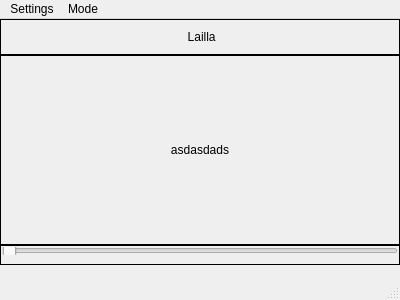
<?xml version="1.0" encoding="UTF-8"?>
<ui version="4.0">
 <class>MainWindow</class>
 <widget class="QMainWindow" name="MainWindow">
  <property name="geometry">
   <rect>
    <x>0</x>
    <y>0</y>
    <width>400</width>
    <height>300</height>
   </rect>
  </property>
  <property name="sizePolicy">
   <sizepolicy hsizetype="Fixed" vsizetype="Fixed">
    <horstretch>0</horstretch>
    <verstretch>0</verstretch>
   </sizepolicy>
  </property>
  <property name="minimumSize">
   <size>
    <width>400</width>
    <height>300</height>
   </size>
  </property>
  <property name="maximumSize">
   <size>
    <width>400</width>
    <height>300</height>
   </size>
  </property>
  <property name="windowTitle">
   <string>My Robot Online</string>
  </property>
  <property name="locale">
   <locale language="Korean" country="SouthKorea"/>
  </property>
  <widget class="QWidget" name="centralwidget">
   <property name="sizePolicy">
    <sizepolicy hsizetype="Preferred" vsizetype="Preferred">
     <horstretch>0</horstretch>
     <verstretch>0</verstretch>
    </sizepolicy>
   </property>
   <property name="maximumSize">
    <size>
     <width>400</width>
     <height>267</height>
    </size>
   </property>
   <property name="locale">
    <locale language="Korean" country="SouthKorea"/>
   </property>
   <widget class="QFrame" name="verticalFrame">
    <property name="enabled">
     <bool>true</bool>
    </property>
    <property name="geometry">
     <rect>
      <x>0</x>
      <y>0</y>
      <width>400</width>
      <height>246</height>
     </rect>
    </property>
    <property name="sizePolicy">
     <sizepolicy hsizetype="Preferred" vsizetype="Preferred">
      <horstretch>0</horstretch>
      <verstretch>0</verstretch>
     </sizepolicy>
    </property>
    <property name="maximumSize">
     <size>
      <width>400</width>
      <height>267</height>
     </size>
    </property>
    <property name="layoutDirection">
     <enum>Qt::LayoutDirection::LeftToRight</enum>
    </property>
    <property name="frameShape">
     <enum>QFrame::Shape::NoFrame</enum>
    </property>
    <property name="frameShadow">
     <enum>QFrame::Shadow::Plain</enum>
    </property>
    <property name="lineWidth">
     <number>1</number>
    </property>
    <layout class="QVBoxLayout" name="verticalLayout">
     <property name="spacing">
      <number>0</number>
     </property>
     <property name="leftMargin">
      <number>0</number>
     </property>
     <property name="topMargin">
      <number>0</number>
     </property>
     <property name="rightMargin">
      <number>0</number>
     </property>
     <property name="bottomMargin">
      <number>0</number>
     </property>
     <item>
      <widget class="QFrame" name="horizontalFrame_Top">
       <property name="maximumSize">
        <size>
         <width>400</width>
         <height>36</height>
        </size>
       </property>
       <property name="frameShape">
        <enum>QFrame::Shape::Box</enum>
       </property>
       <layout class="QHBoxLayout" name="horizontalLayout_Mid">
        <property name="leftMargin">
         <number>1</number>
        </property>
        <property name="rightMargin">
         <number>1</number>
        </property>
        <item>
         <widget class="QLabel" name="label_Name">
          <property name="maximumSize">
           <size>
            <width>400</width>
            <height>36</height>
           </size>
          </property>
          <property name="text">
           <string>&lt;Lv.1&gt; Lailla</string>
          </property>
          <property name="alignment">
           <set>Qt::AlignmentFlag::AlignCenter</set>
          </property>
         </widget>
        </item>
       </layout>
      </widget>
     </item>
     <item>
      <widget class="QFrame" name="horizontalFrame_Mid">
       <property name="maximumSize">
        <size>
         <width>400</width>
         <height>190</height>
        </size>
       </property>
       <property name="frameShape">
        <enum>QFrame::Shape::Box</enum>
       </property>
       <layout class="QHBoxLayout" name="horizontalLayout">
        <property name="leftMargin">
         <number>1</number>
        </property>
        <property name="topMargin">
         <number>1</number>
        </property>
        <property name="rightMargin">
         <number>1</number>
        </property>
        <property name="bottomMargin">
         <number>1</number>
        </property>
        <item>
         <widget class="QLabel" name="label">
          <property name="enabled">
           <bool>true</bool>
          </property>
          <property name="text">
           <string>asdasdads</string>
          </property>
          <property name="alignment">
           <set>Qt::AlignmentFlag::AlignCenter</set>
          </property>
         </widget>
        </item>
       </layout>
      </widget>
     </item>
     <item>
      <widget class="QFrame" name="horizontalFrame_Bot">
       <property name="maximumSize">
        <size>
         <width>400</width>
         <height>20</height>
        </size>
       </property>
       <property name="frameShape">
        <enum>QFrame::Shape::Box</enum>
       </property>
       <layout class="QHBoxLayout" name="horizontalLayout_2">
        <property name="spacing">
         <number>6</number>
        </property>
        <property name="leftMargin">
         <number>1</number>
        </property>
        <property name="topMargin">
         <number>1</number>
        </property>
        <property name="rightMargin">
         <number>1</number>
        </property>
        <item>
         <widget class="QSlider" name="horizontalSlider">
          <property name="maximumSize">
           <size>
            <width>396</width>
            <height>30</height>
           </size>
          </property>
          <property name="orientation">
           <enum>Qt::Orientation::Horizontal</enum>
          </property>
         </widget>
        </item>
       </layout>
      </widget>
     </item>
    </layout>
   </widget>
  </widget>
  <widget class="QMenuBar" name="menubar">
   <property name="geometry">
    <rect>
     <x>0</x>
     <y>0</y>
     <width>400</width>
     <height>33</height>
    </rect>
   </property>
   <property name="maximumSize">
    <size>
     <width>400</width>
     <height>33</height>
    </size>
   </property>
   <widget class="QMenu" name="menuSettings">
    <property name="title">
     <string>Settings</string>
    </property>
    <addaction name="action1"/>
   </widget>
   <widget class="QMenu" name="menuMode">
    <property name="title">
     <string>Mode</string>
    </property>
    <addaction name="actionLight_Mode"/>
   </widget>
   <addaction name="menuSettings"/>
   <addaction name="menuMode"/>
  </widget>
  <widget class="QStatusBar" name="statusbar">
   <property name="enabled">
    <bool>true</bool>
   </property>
  </widget>
  <action name="action1">
   <property name="text">
    <string>Name Setting</string>
   </property>
  </action>
  <action name="actionLight_Mode">
   <property name="text">
    <string>Light Mode</string>
   </property>
  </action>
 </widget>
 <resources/>
 <connections/>
</ui>
